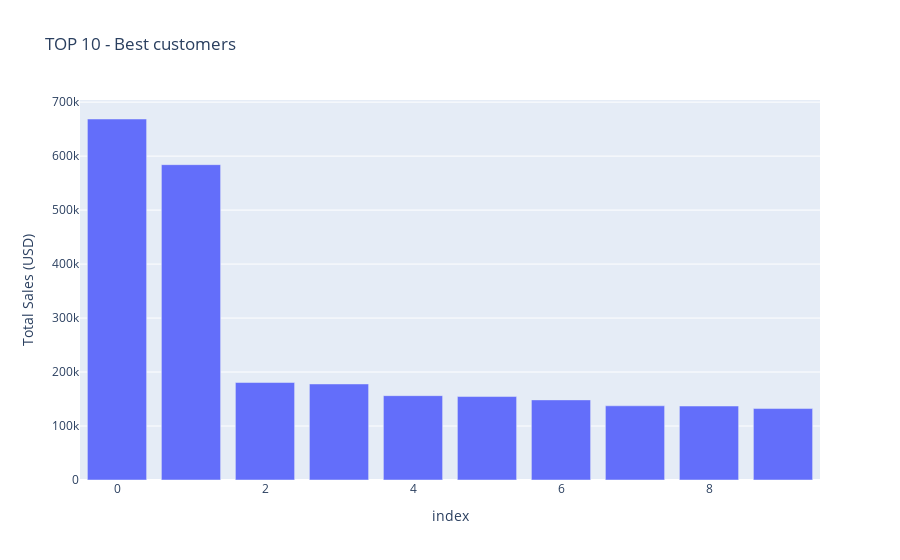

Source (notebook cell):
### Code cell
# Plotly 
px.bar(result_temp, x=result_temp.index, y='sum', \
    title='TOP 10 - Best customers', \
    labels={'sum': 'Total Sales (USD)', 'customer_name': 'Customers'})

### Figure 1 — Plotly figure (JSON) as saved in the notebook; plotly's stock layout.template omitted (floating-point values rounded to 4 significant figures)
{"data": [{"alignmentgroup": "True", "hovertemplate": "index=%{x}<br>Total Sales (USD)=%{y}<extra></extra>", "legendgroup": "", "marker": {"color": "#636efa", "pattern": {"shape": ""}}, "name": "", "offsetgroup": "", "orientation": "v", "showlegend": false, "textposition": "auto", "type": "bar", "x": [0, 1, 2, 3, 4, 5, 6, 7, 8, 9], "xaxis": "x", "y": [668800.0, 584200.0, 180600.0, 177900.0, 156300.0, 154600.0, 148400.0, 137500.0, 137000.0, 132300.0], "yaxis": "y"}], "layout": {"barmode": "relative", "legend": {"tracegroupgap": 0}, "title": {"text": "TOP 10 - Best customers"}, "xaxis": {"anchor": "y", "domain": [0, 1], "title": {"text": "index"}}, "yaxis": {"anchor": "x", "domain": [0, 1], "title": {"text": "Total Sales (USD)"}}}}
